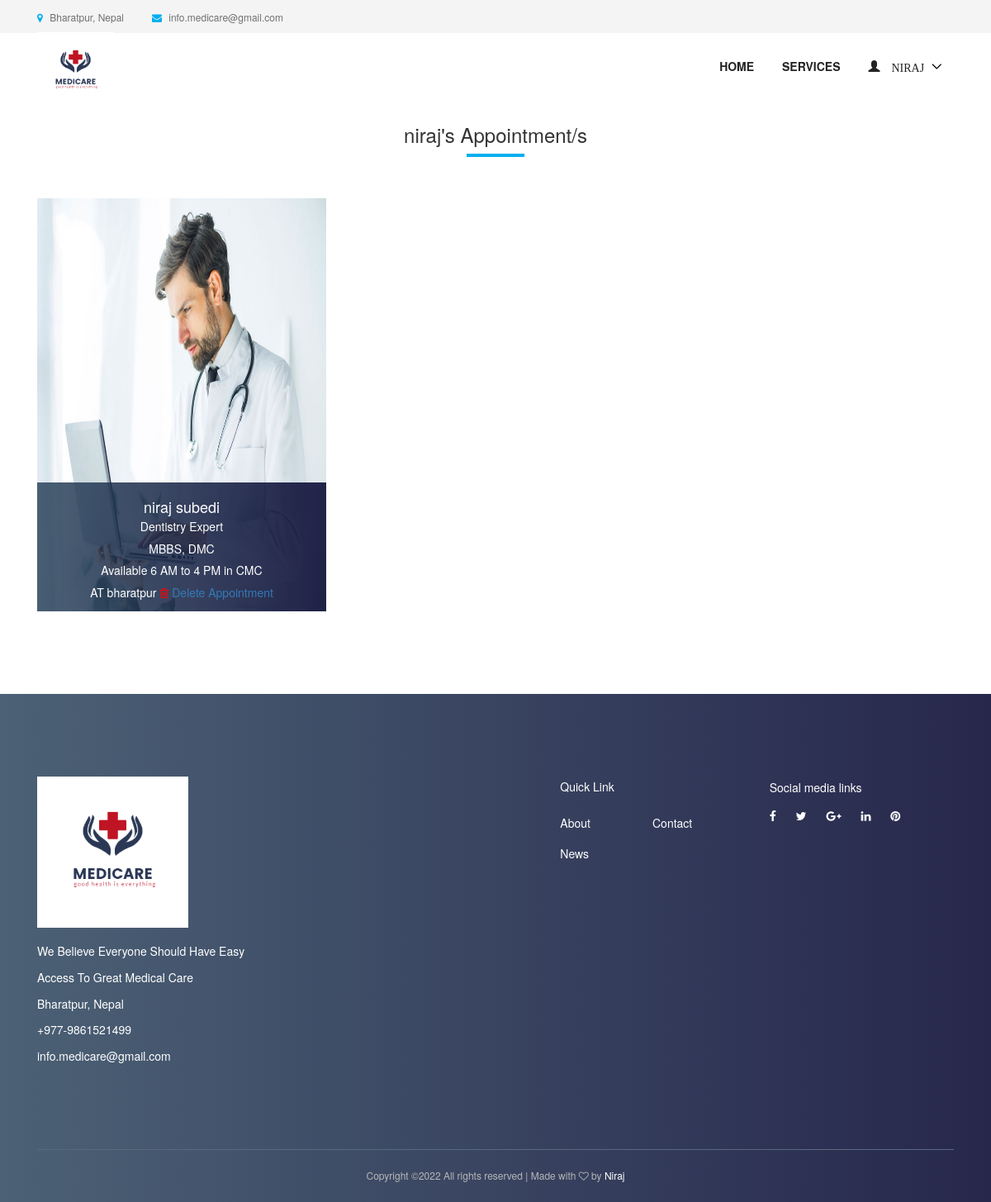
The page /doctor/appointment/ (signed in) on the database its author committed.
### accounts/models.py (models this page shows, shortened)
class User(AbstractUser):
    username = None
    role = models.CharField(max_length=12, error_messages={
        'required': "Role must be provided"
    })
    gender = models.CharField(max_length=10, blank=True, null=True, default="")
    email = models.EmailField(unique=True, blank=False,
                              error_messages={
                                  'unique': "A user with that email already exists.",
                              })
    phone_number = models.CharField(unique=True, blank=True, null=True, max_length=20,
                                    error_messages={
                                        'unique': "A user with that phone number already exists."
                                    })
    USERNAME_FIELD = "email"
    REQUIRED_FIELDS = []
    objects = UserManager()

### appointment/models.py (models this page shows, shortened)
class Appointment(models.Model):
    user = models.ForeignKey(User, on_delete=models.CASCADE)
    full_name = models.CharField(max_length=100)
    image = models.ImageField(null=True, blank=True)
    location = models.CharField(max_length=100)
    start_time = models.CharField(max_length=10)
    end_time = models.CharField(max_length=10)
    qualification_name = models.CharField(max_length=100)
    institute_name = models.CharField(max_length=100)
    hospital_name = models.CharField(max_length=100)
    department = models.CharField(choices=department, max_length=100)
    created_at = models.DateTimeField(default=timezone.now)

### appointment/views.py (the view)
# urls.py: path('doctor/appointment/', AppointmentListView.as_view(), name='doctor-appointment'),
class AppointmentListView(ListView):
    model = Appointment
    template_name = 'appointment/appointment.html'
    context_object_name = 'appointment'
    @method_decorator(login_required(login_url=reverse_lazy('accounts:login')))
    @method_decorator(user_is_doctor)
    def dispatch(self, request, *args, **kwargs):
        return super().dispatch(self.request, *args, **kwargs)
    def get_queryset(self):
        return self.model.objects.filter(user_id=self.request.user.id).order_by('-id')

### templates/appointment/appointment.html (shortened to what this page needs)
{% extends 'base.html' %}
{% load static %}
{% block content %}
    <section class="dentist-area section-padding-40-0">
    <div class="container">
      <div class="row">
        <div class="col-12">
          <div class="section-heading text-center">
            <h3>{{ request.user.first_name }}'s Appointment/s</h3>
            <div class="line"></div>
          </div>
        </div>
      </div>
      <div class="row">
          {% for apt in appointment %}
        <div class="col-12 col-sm-6 col-md-4">
          <div class="single-dentist-area mb-100">
            <img  style="height: 500px; width: 600px" src="{{ apt.image.url }}" alt="">
            <div class="dentist-content">
              <div class="dentist-info bg-gradient-overlay">
                <h5>{{ apt.full_name }}</h5>
                <p>{{ apt.department }} Expert</p>
                  <p>{{ apt.qualification_name }}, {{ apt.institute_name }}</p>
                  <p>Available {{ apt.start_time }} to {{ apt.end_time }} in {{ apt.hospital_name }}</p>
                  <p> AT {{ apt.location }}
                      <i class="fa fa-trash-o" style="color: red" aria-hidden="true"></i>
                      <a href="{% url 'appointment:delete-appointment' apt.id %}">Delete Appointment</a>
                  </p>
              </div>
            </div>
          </div>
        </div>
      {% endfor %}
      </div>
    </div>
  </section>
{% endblock %}

### templates/nav.html (shortened to what this page needs)
{% load static %}
<header class="header-area">
    <div class="top-header-area">
        <div class="container h-100">
            <div class="row h-100 align-items-center">
                <div class="col-6 col-md-9 col-lg-8">
                    <div class="top-header-content">
                        <a href="#" data-toggle="tooltip" data-placement="bottom" title="Bharatpur, Nepal"><i
                                class="fa fa-map-marker"></i> <span>Bharatpur, Nepal</span></a>
                        <a href="#" data-toggle="tooltip" data-placement="bottom" title="info.docmed@gmail.com"><i
                                class="fa fa-envelope"></i> <span>info.medicare@gmail.com</span></a>
                    </div>
                </div>
                </div>
            </div>
        </div>
    <div class="main-header-area">
        <div class="classy-nav-container breakpoint-off">
            <div class="container">
                <nav class="classy-navbar justify-content-between" id="dentoNav">
                    <a class="nav-brand" href="{% url 'appointment:home' %}"><img src="{% static 'img/logo.png' %}" alt="" width="93">
                    </a>
                    <div class="classy-menu">
                        <div class="classynav">
                            <ul id="nav">
                                <li><a href="{% url 'appointment:home' %}">Home</a></li>
                                <li><a href="{% url 'appointment:service' %}">Services</a></li>
                                {% if request.user.is_authenticated and request.user.role == 'doctor' %}
                                    <li>
                                        <a href="">
                                            <span class="glyphicon glyphicon-user">
                                                    {{ request.user.first_name }}
                                            </span>
                                        </a>
                                    </li>
                                {% endif %}
                            </ul>
                        </div>
                    </div>
                </nav>
            </div>
        </div>
    </div>
</header>

### static/style.css (style rules this page uses)
* { margin: 0; padding: 0; }
body { font-family: "Montserrat", sans-serif; font-weight: 400; font-size: 14px; }
h1, h2, h3, h4, h5, h6 { font-family: "Montserrat", sans-serif; color: #333333; line-height: 1.4; font-weight: 600; }
a, a:active, a:focus, a:hover { color: #333333; text-decoration: none; -webkit-transition-duration: 500ms; -o-transition-duration: 500ms; transition-duration: 500ms; outline: none; }
li { list-style: none; }
p { line-height: 1.9; color: #707070; font-size: 14px; font-weight: 400; }
img { max-width: 100%; height: auto; }
ul { margin: 0; padding: 0; }
ul li { margin: 0; padding: 0; }
.bg-gradient-overlay { position: relative; z-index: 1; }
.bg-gradient-overlay::after { position: absolute; content: ""; height: 100%; width: 100%; top: 0; left: 0; z-index: -1; background: #2c455d; background: -webkit-linear-gradient(to right, #2c455d, #00012c); background: linear-gradient(to right, #2c455d, #00012c); opacity: 0.85; }
.mb-100 { margin-bottom: 100px; }
.section-heading { position: relative; z-index: 1; margin-bottom: 50px; }
.section-heading .line { width: 70px; height: 4px; background-color: #00aeef; }
.section-heading.text-center .line { margin: 0 auto; }
.header-area { position: relative; z-index: 599; width: 100%; -webkit-transition-duration: 500ms; -o-transition-duration: 500ms; transition-duration: 500ms; }
.top-header-area { position: relative; z-index: 1; height: 40px; background-color: #f4f4f4; }
.top-header-area .top-header-content a { display: inline-block; font-size: 12px; color: #707070; }
.top-header-area .top-header-content a i { color: #00aeef; margin-right: 5px; }
.top-header-area .top-header-content a:last-child { margin-left: 30px; }
.classy-nav-container { background-color: transparent; }
.classy-nav-container .classy-navbar { height: 90px; padding: 0; }
.classy-nav-container .classy-navbar .classynav ul li a { padding: 0 15px; font-weight: 600; font-size: 14px; text-transform: uppercase; }
.single-dentist-area { position: relative; z-index: 1; background-color: #f4f4f4; -webkit-transition-duration: 500ms; -o-transition-duration: 500ms; transition-duration: 500ms; }
.single-dentist-area .dentist-content { position: absolute; width: 100%; bottom: 0; }
.single-dentist-area .dentist-content .dentist-info { width: 100%; padding: 10px 15px; text-align: center; }
.single-dentist-area .dentist-content .dentist-info h5 { color: #ffffff; font-size: 18px; margin-bottom: 0; }
.single-dentist-area .dentist-content .dentist-info p { color: #ffffff; margin-bottom: 0; }

### static/css/default-assets/classy-nav.css (style rules this page uses)
body { font-family: "Roboto", sans-serif; }
ul { margin: 0; }
ul li { list-style: none; }
img { height: auto; max-width: 100%; }
.classy-nav-container { position: relative; z-index: 100; background-color: #ffffff; }
.classy-nav-container * { box-sizing: border-box; }
.classy-nav-container a { -webkit-transition-duration: 500ms; transition-duration: 500ms; text-decoration: none; outline: none; font-size: 14px; font-weight: 400; color: #232323; display: inline-block; }
.justify-content-between { -webkit-box-pack: justify; -ms-flex-pack: justify; justify-content: space-between; }
.classy-navbar { width: 100%; height: 70px; padding: 0.5em 2em; display: -webkit-box; display: -ms-flexbox; display: flex; -webkit-box-align: center; -ms-flex-align: center; -ms-grid-row-align: center; align-items: center; }
.classy-navbar .nav-brand { font-size: 26px; font-weight: 500; color: #565656; display: inline-block; margin-right: 30px; }
.classynav ul li { display: inline-block; clear: both; position: inherit; z-index: 10; }
.classynav ul li.cn-dropdown-item { position: relative; z-index: 10; }
.classynav ul li a { padding: 0 12px; display: block; height: 35px; font-size: 14px; line-height: 34px; }
.classynav ul li.megamenu-item>a:after, .classynav ul li.has-down>a:after { font-family: 'classyfonts'; content: "\e900"; font-size: 12px; color: #000000; padding-left: 5px; -webkit-transition-duration: 500ms; transition-duration: 500ms; }
.breakpoint-off .classynav { display: -webkit-box; display: -ms-flexbox; display: flex; -webkit-box-align: center; -ms-flex-align: center; -ms-grid-row-align: center; align-items: center; }

### rows shown on the page
User: user.first_name "NIRAJ", user.first_name "niraj"
Appointment: image (picture), full_name "niraj subedi", department "Dentistry", qualification_name "MBBS", institute_name "DMC", start_time "6 AM", end_time "4 PM", hospital_name "CMC", location "bharatpur"
